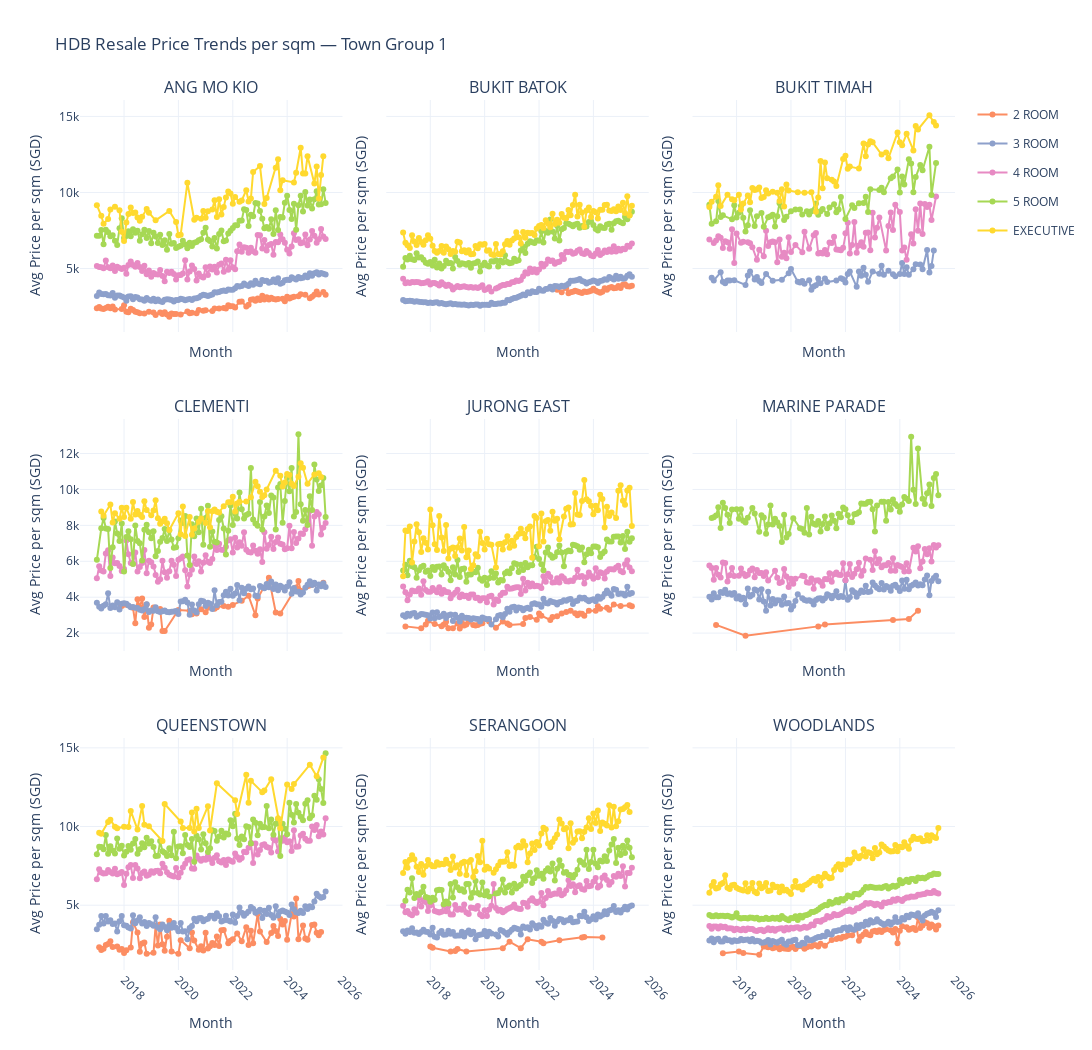
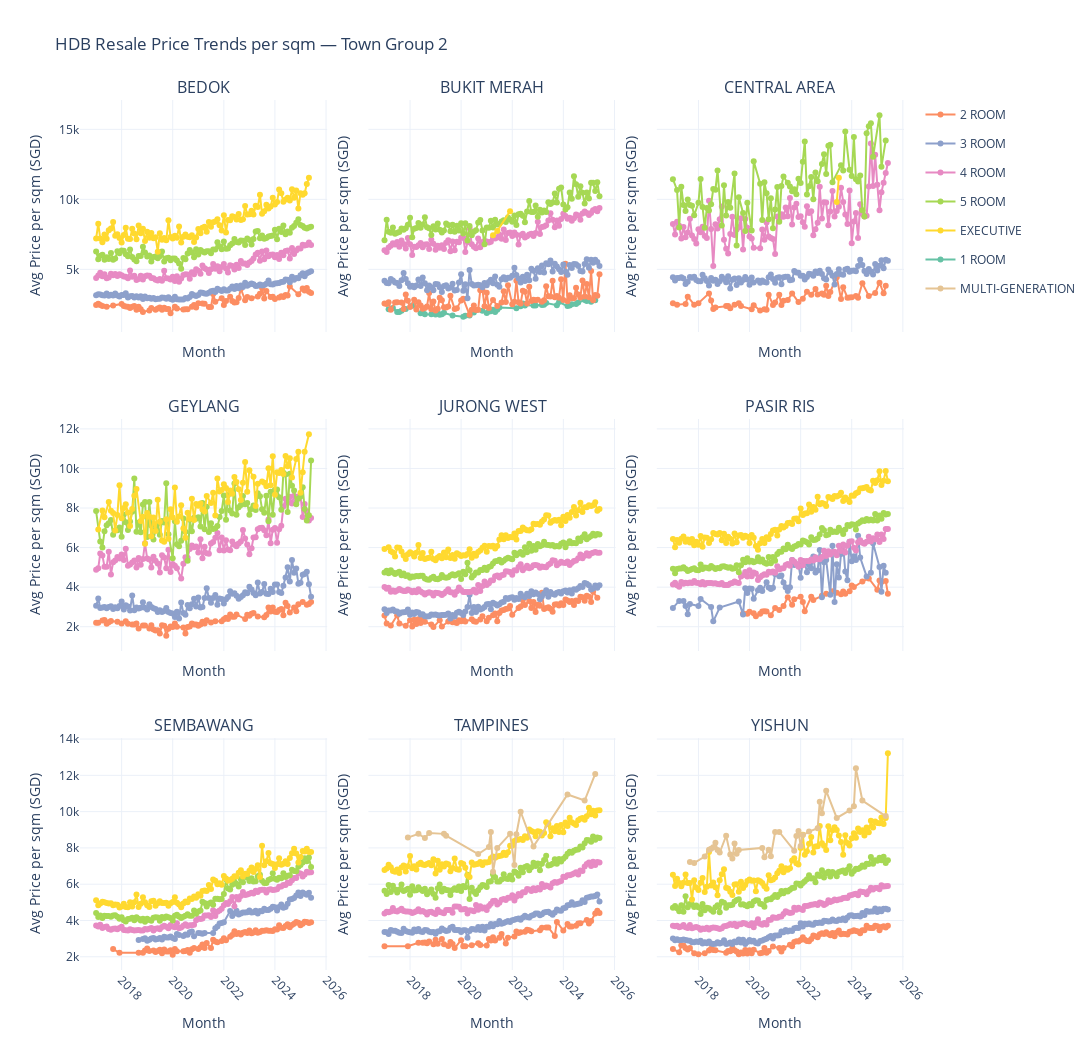
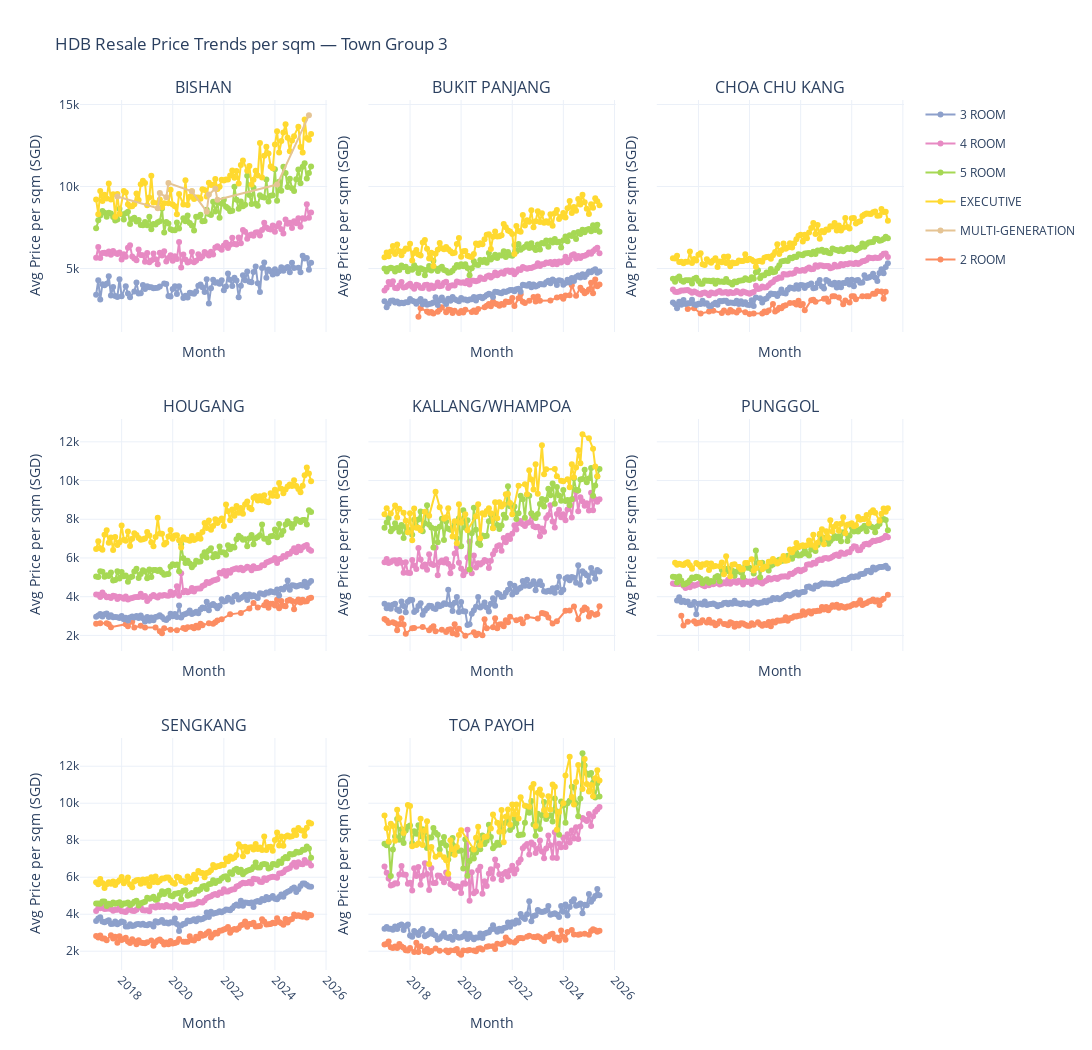

Notebook code for these charts, in order:
### Code cell
# -------------------------------
# 1. Group by town, flat type, and month
# -------------------------------
room_price_df = df.groupby(['town', 'flat_type', 'month']).agg(
    avg_price_per_sqm=('resale_price', lambda x: x.mean() / df['floor_area_sqm'].mean()),
    avg_transactions=('resale_price', 'count'),
    avg_remaining_lease=('lease_commence_date', lambda x: 2023 - x.mean()),
    median_remaining_lease=('lease_commence_date', lambda x: 2023 - x.median())
).reset_index()

# -------------------------------
# 2. Pivot and melt to long format
# -------------------------------
room_price_pivot = room_price_df.pivot_table(
    index=['town', 'flat_type'],
    columns='month',
    values='avg_price_per_sqm',
    fill_value=0
).reset_index()

room_price_long = room_price_pivot.melt(
    id_vars=['town', 'flat_type'],
    var_name='month',
    value_name='avg_price_per_sqm'
)

# -------------------------------
# 3. Convert 'month' to datetime
# -------------------------------
room_price_long['month'] = pd.to_datetime(room_price_long['month'], format='%Y-%m', errors='coerce')

# -------------------------------
# 4. Drop rows with no transactions
# -------------------------------
room_price_long = room_price_long[room_price_long['avg_price_per_sqm'] > 0]

# -------------------------------
# 5. Set up towns and flat types
# -------------------------------
towns = sorted(room_price_long['town'].unique())
flat_types = sorted(room_price_long['flat_type'].unique())

# Define consistent colors for each flat type
flat_type_colors = {
    "1 ROOM": "#1f77b4",       # Blue
    "2 ROOM": "#636EFA",       # Indigo
    "3 ROOM": "#EF553B",       # Red
    "4 ROOM": "#00CC96",       # Green
    "5 ROOM": "#AB63FA",       # Purple
    "EXECUTIVE": "#FFA15A",    # Orange
    "MULTI-GENERATION": "#19D3F3",  # Cyan
}


flat_types = sorted(room_price_long['flat_type'].unique())
color_palette = px.colors.qualitative.Set2  # or 'Plotly', 'Dark24', etc.

# Map flat types to a color (repeating if needed)
flat_type_colors = {ft: color_palette[i % len(color_palette)] for i, ft in enumerate(flat_types)}


# Split towns into 3 groups
n_groups = 3
batches = [towns[i::n_groups] for i in range(n_groups)]

# -------------------------------
# 6. Loop through each batch of towns to create subplots
# -------------------------------
for batch_num, town_batch in enumerate(batches, start=1):
    n_cols = 3
    n_rows = -(-len(town_batch) // n_cols)  # Ceiling division

    fig = make_subplots(
        rows=n_rows,
        cols=n_cols,
        subplot_titles=town_batch,
        shared_xaxes=True,
        shared_yaxes=True,
        horizontal_spacing=0.05,
        vertical_spacing=0.1
    )

    row, col = 1, 1
    shown_flat_types = set()

    for town in town_batch:
        town_data = room_price_long[room_price_long['town'] == town]

        for flat_type in flat_types:
            flat_data = town_data[town_data['flat_type'] == flat_type]
            if flat_data.empty:
                continue

            fig.add_trace(
                go.Scatter(
                    x=flat_data['month'],
                    y=flat_data['avg_price_per_sqm'],
                    mode='lines+markers',
                    name=flat_type,
                    legendgroup=flat_type,
                    showlegend=(flat_type not in shown_flat_types),
                    line=dict(color=flat_type_colors[flat_type])
                ),
                row=row,
                col=col
            )
            shown_flat_types.add(flat_type)

        # Advance subplot position
        if col < n_cols:
            col += 1
        else:
            col = 1
            row += 1

    # -------------------------------
    # 7. Update layout and show
    # -------------------------------
    fig.update_layout(
        height=n_rows * 350,
        width=1200,
        title_text=f"HDB Resale Price Trends per sqm — Town Group {batch_num}",
        showlegend=True,
        template="plotly_white"
    )

    fig.update_xaxes(title_text="Month", tickangle=45)
    fig.update_yaxes(title_text="Avg Price per sqm (SGD)")

    fig.show()
    # Optional: Save to HTML
    # fig.write_html(f"price_trends_group_{batch_num}.html")
